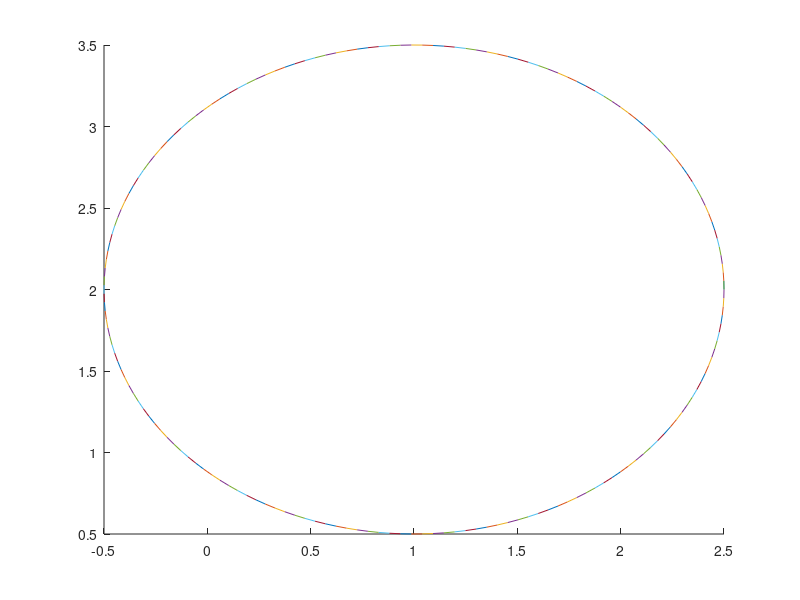

Source code (MATLAB):
function trace_circle(x,y,r)

if (nargin == 0)
	x = 1;
	y = 2;
	r = 1.5;
end
teta = linspace(0,2*pi,180);
dt = teta(2);

for t = teta
	hold on;
	plot([r*cos(t)+x r*cos(t+dt)+x],[r*sin(t)+y r*sin(t+dt)+y],'-');
end
